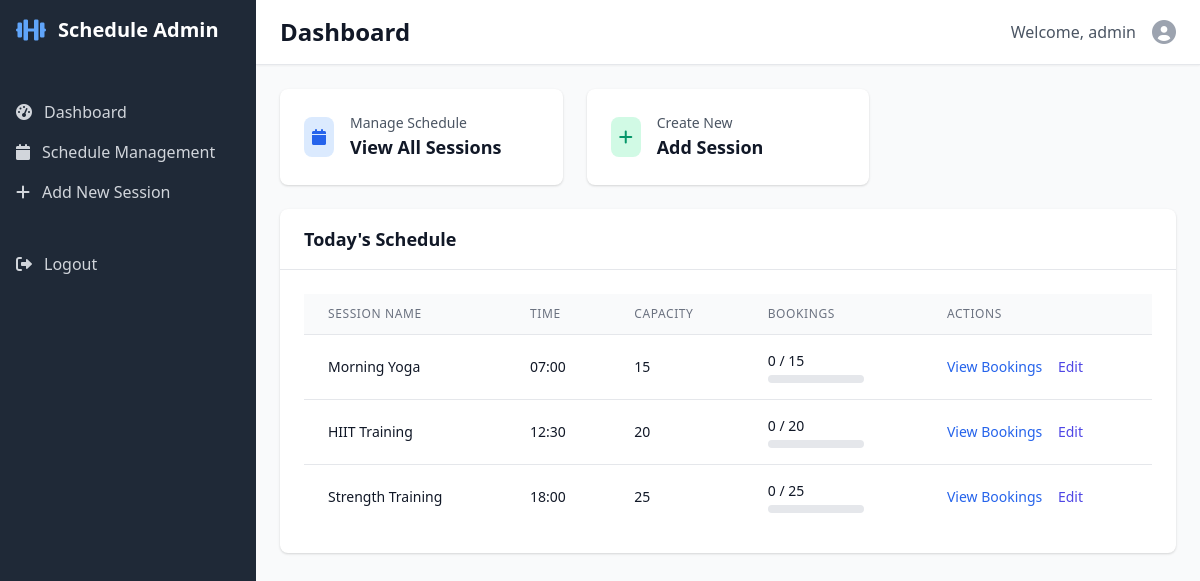
Screenshot of /dashboard (signed in) with the database file from the repository.
### tables this page shows
CREATE TABLE schedule (
            id INTEGER PRIMARY KEY AUTOINCREMENT,
            name TEXT NOT NULL,
            date TEXT NOT NULL,
            time TEXT NOT NULL,
            capacity INTEGER DEFAULT 20,
            booked_count INTEGER DEFAULT 0,
            created_at TIMESTAMP DEFAULT CURRENT_TIMESTAMP
        );

### Group 6/src/admin_app.py (the view)
    def decorated_function(*args, **kwargs):
        if 'admin_logged_in' not in session:
            return redirect(url_for('login'))
        return f(*args, **kwargs)

### Group 6/src/admin_app.py (called while the page is built)
def admin_required(f):
    def decorated_function(*args, **kwargs):
        if 'admin_logged_in' not in session:
            return redirect(url_for('login'))
        return f(*args, **kwargs)
    decorated_function.__name__ = f.__name__
    return decorated_function

@app.route('/dashboard')
@admin_required
def dashboard():
    today_schedule = db.get_today_schedule()
    return render_template('admin_dashboard.html', today_schedule=today_schedule)

### Group 6/src/gym_database.py (called while the page is built)
    def get_today_schedule(self):
        today = datetime.now().strftime("%Y-%m-%d")
        self.cursor.execute(
            """
            SELECT id, name, date, time, capacity, booked_count
            FROM schedule
            WHERE date = ?
            ORDER BY time
            """,
            (today,)
        )
        return self.cursor.fetchall()

### Group 6/src/templates/admin_dashboard.html (shortened to what this page needs)
{% extends "admin_base.html" %}
{% block header %}Dashboard{% endblock %}
{% block content %}
<div class="space-y-6">
    <div class="grid grid-cols-1 md:grid-cols-3 gap-6">
        <a href="/schedule" class="bg-white p-6 rounded-lg shadow hover:shadow-md transition-shadow">
            <div class="flex items-center">
                <div class="p-2 bg-blue-100 rounded-lg">
                    <i class="fas fa-calendar text-blue-600"></i>
                </div>
                <div class="ml-4">
                    <p class="text-sm font-medium text-gray-600">Manage Schedule</p>
                    <p class="text-lg font-bold text-gray-900">View All Sessions</p>
                </div>
            </div>
        </a>
        <a href="/add_schedule" class="bg-white p-6 rounded-lg shadow hover:shadow-md transition-shadow">
            <div class="flex items-center">
                <div class="p-2 bg-green-100 rounded-lg">
                    <i class="fas fa-plus text-green-600"></i>
                </div>
                <div class="ml-4">
                    <p class="text-sm font-medium text-gray-600">Create New</p>
                    <p class="text-lg font-bold text-gray-900">Add Session</p>
                </div>
            </div>
        </a>
    </div>
    <div class="bg-white rounded-lg shadow">
        <div class="px-6 py-4 border-b border-gray-200">
            <h2 class="text-lg font-semibold text-gray-900">Today's Schedule</h2>
        </div>
        <div class="p-6">
            {% if today_schedule %}
                <div class="overflow-x-auto">
                    <table class="min-w-full divide-y divide-gray-200">
                        <thead class="bg-gray-50">
                            <tr>
                                <th class="px-6 py-3 text-left text-xs font-medium text-gray-500 uppercase tracking-wider">Session Name</th>
                                <th class="px-6 py-3 text-left text-xs font-medium text-gray-500 uppercase tracking-wider">Time</th>
                                <th class="px-6 py-3 text-left text-xs font-medium text-gray-500 uppercase tracking-wider">Capacity</th>
                                <th class="px-6 py-3 text-left text-xs font-medium text-gray-500 uppercase tracking-wider">Bookings</th>
                                <th class="px-6 py-3 text-left text-xs font-medium text-gray-500 uppercase tracking-wider">Actions</th>
                            </tr>
                        </thead>
                        <tbody class="bg-white divide-y divide-gray-200">
                            {% for session in today_schedule %}
                            <tr>
                                <td class="px-6 py-4 whitespace-nowrap">
                                    <div class="text-sm font-medium text-gray-900">{{ session[1] }}</div>
                                </td>
                                <td class="px-6 py-4 whitespace-nowrap">
                                    <div class="text-sm text-gray-900">{{ session[3] }}</div>
                                </td>
                                <td class="px-6 py-4 whitespace-nowrap">
                                    <div class="text-sm text-gray-900">{{ session[4] }}</div>
                                </td>
                                <td class="px-6 py-4 whitespace-nowrap">
                                    <div class="text-sm text-gray-900">{{ session[5] }} / {{ session[4] }}</div>
                                    <div class="w-24 h-2 bg-gray-200 rounded-full mt-1">
                                    </div>
                                </td>
                                <td class="px-6 py-4 whitespace-nowrap text-sm font-medium">
                                    <a href="/view_bookings/{{ session[0] }}" class="text-blue-600 hover:text-blue-900 mr-3">View Bookings</a>
                                    <a href="/edit_schedule/{{ session[0] }}" class="text-indigo-600 hover:text-indigo-900">Edit</a>
                                </td>
                            </tr>
                            {% endfor %}
                        </tbody>
                    </table>
                </div>
            {% endif %}
        </div>
    </div>
</div>
{% endblock %}

### rows the page displays
schedule: name "Morning Yoga", time "07:00", capacity "15", booked_count "0"
schedule: name "HIIT Training", time "12:30", capacity "20", booked_count "0"
schedule: name "Strength Training", time "18:00", capacity "25", booked_count "0"

### other values shown
{{ session.admin_username }} "admin"
